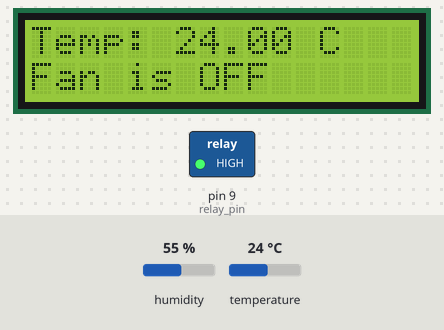
This sketch was run on a simulated Arduino Uno, built with avr-gcc and run on an emulated ATmega328P. Shown: 16×2 character LCD, switched loads named in the sketch (green lamp = pin HIGH). Inputs (shaded band) come from the test bench; at power-on: temperature 24 °C, humidity 55 %. What the sketch prints to the serial monitor is not drawn.

Above: at 1.2 s.
1.3 s: temperature set to 28 °C
At 2.6 s:
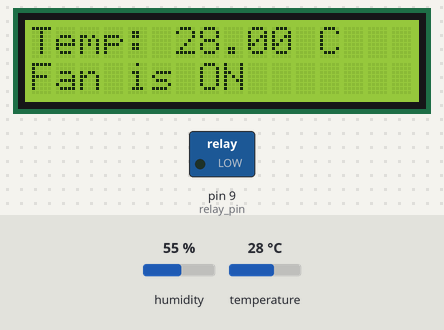
4.0 s: temperature set to 12 °C
At 4.4 s:
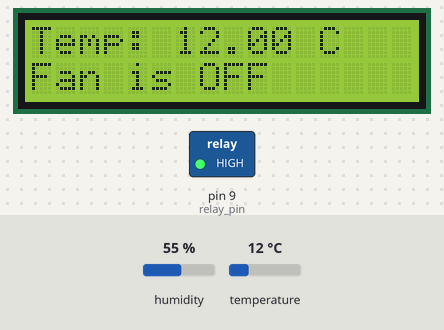
6.7 s: temperature set to 19 °C
At 8.5 s:
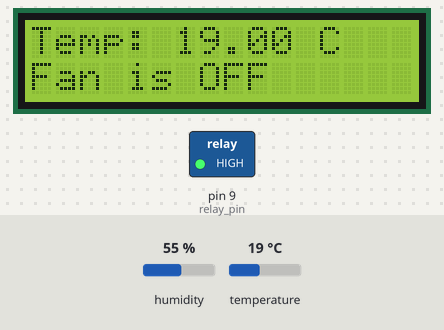
Timing chart, 0 to 10.0 s (numbered marks = the images above; inputs shaded):
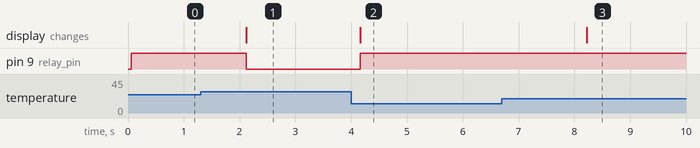

Measured:
- the behaviour switches between 26 and 27 °C on temperature (found by bisection; images 0 and 1)
- after the input at 1.3 s, pin 9 (relay_pin): HIGH → LOW after 0.82 s; the display: changes after 0.82 s (image 1)
- after the input at 4.0 s, pin 9 (relay_pin): LOW → HIGH after 0.16 s; the display: changes after 0.16 s (image 2)
- after the input at 6.7 s, the display: changes after 1.5 s (image 3)

The sketch:

TemperatureFan.ino
```cpp
#include "DHT.h"
#include <DHT_U.h>
#include "LiquidCrystal.h"
LiquidCrystal lcd(2, 3, 4, 5, 6, 7);
#define DHTPIN 8
#define DHTTYPE DHT11

DHT sensor(DHTPIN, DHTTYPE);
int relay_pin = 9;

void setup() {
lcd.begin(16,2);
sensor.begin();
pinMode(relay_pin, OUTPUT);
digitalWrite(relay_pin, HIGH);
Serial.begin(9600);
}
void loop() {
lcd.clear();
float t = sensor.readTemperature(); //reading the temperature from the sensor
Serial.println(t);
//Checking if the sensor is sending values or not
if (isnan(t)) {
lcd.print("Failed");
delay(1000);
return;
 }
lcd.setCursor(0,0);
lcd.print("Temp: ");
lcd.print(t);
lcd.print(" C");
if (t > 26){
  digitalWrite(relay_pin, LOW);
  lcd.setCursor(0,1);
  lcd.print("Fan is ON ");
  delay(10);
}
else{
  digitalWrite(relay_pin, HIGH);
  lcd.setCursor(0,1);
  lcd.print("Fan is OFF ");
}
delay(2000);
}
```
